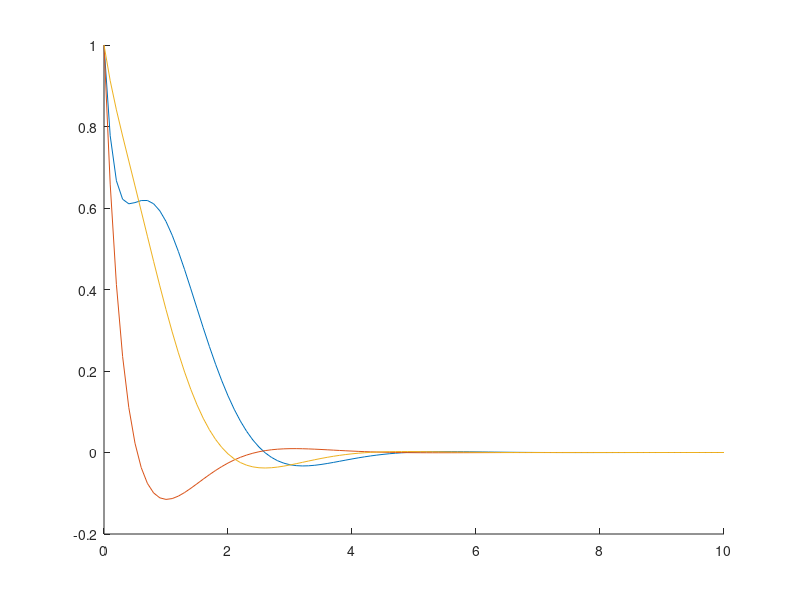

The MATLAB script that drew this image:
%% Lecture
% 16/2/18
% Nilaan Gunabalachandran 20509203
% Alex Mitterhauser 20531736
% Bo Wang 20446175
% Group 17

clear all;
close all;
clc;

% Place poles at -5 and -6
A = [0 1;
     -2 -2];
B = [1 0]';
C = [1 0];
F = place(A', C', [-5 -6])';

%% Lecture task
% Part 1: Find T
A = [0 0 -1;
     -1 0 0;
     3 -1 -3];
B = [0 0 1]';
C = [0 1 0];

Abar = [0 0 -1;
        1 0 -3;
        0 1 -3];

Cbar = [0 0 1];

%Check observability
obsv(A, C);
R = [C; C*A; C*A*A];
Rbar = [Cbar; Cbar*Abar; Cbar*Abar*Abar];

T = inv(Rbar)*R

% Part 2: design estimator at ev -2
% Using place just as a reference to see if our F is close
Fbar = place(A', C', [-2 -2.001 -2.003])';
F = inv(T)*Fbar;
F = [0; 3; 2];

Anew = [A zeros(3,3);
        F*C A-F*C];
Bnew = [B; B];
Cnew = [C [0 0 0]];
Dnew = [0];
sys = ss(Anew, Bnew, Cnew, Dnew);
%step(sys);
x0 = [0 0 0 1 1 1];
t = 0:0.1:10;
u = ones(1,101);
[y, t, x] = lsim(sys, u, t, x0);
%plot(t, y);
hold on;
plot(t, x(:,6) - x(:,3));
plot(t, x(:,5) - x(:,2));
plot(t, x(:,4) - x(:,1));
